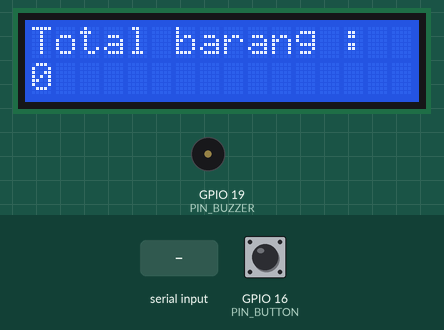
Recording of a sketch running on a simulated ESP32. On the bench: 16×2 character LCD, buzzer (waves = sounding). The inputs (shaded band) are chosen by the test bench; at power-on: GPIO 16 (PIN_BUTTON) HIGH. What the sketch prints to the serial monitor is not drawn.

Above: at 2.5 s.
2.6 s: "COUNT:90\n" received over Serial
At 2.7 s:
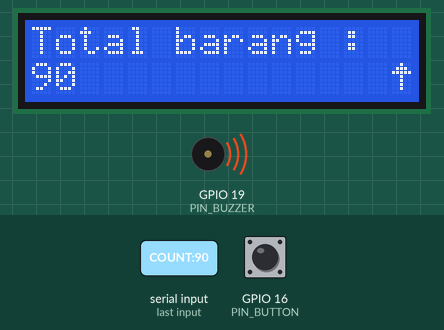
At 3.7 s:
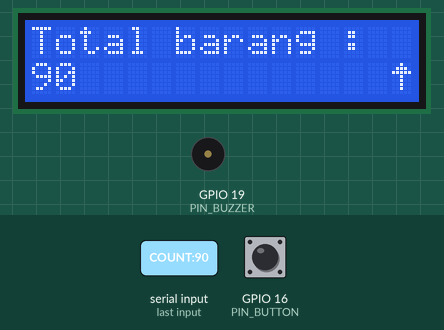
4.2 s: GPIO 16 (PIN_BUTTON) pulled LOW for 0.15 s
At 4.4 s:
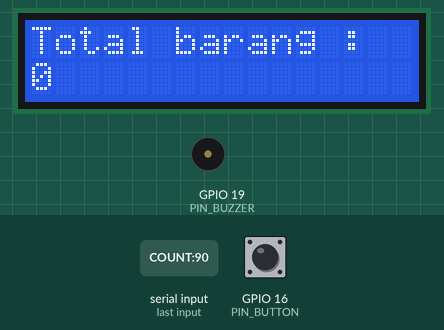
Timing chart, 0 to 7.2 s (numbered marks = the images above; inputs shaded):
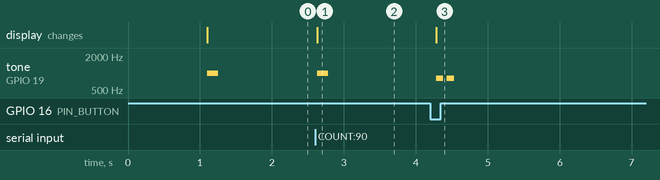

The sketch:

esp32_conveyor_counter.ino
```cpp
/*
 * Conveyor Item Counter - ESP32 Firmware FIXED
 * Wiring:
 * - LCD I2C  : SDA -> GPIO 21, SCL -> GPIO 22
 * - Buzzer   : GPIO 19
 * - Button   : GPIO 16 (INPUT_PULLUP)
 * Library: LiquidCrystal_I2C by Frank de Brabander
 */

#include <Wire.h>
#include <LiquidCrystal_I2C.h>

LiquidCrystal_I2C lcd(0x27, 16, 2);

const int PIN_BUZZER = 19;
const int PIN_BUTTON = 16;

int totalCount      = 0;
bool buttonPressed  = false;
unsigned long lastDebounce = 0;
int lastButtonState = HIGH;

String buf = "";

byte arrowUp[8] = {
  0b00100, 0b01110, 0b11111,
  0b00100, 0b00100, 0b00100,
  0b00100, 0b00000
};

void setup() {
  Serial.begin(115200);
  delay(1000);

  pinMode(PIN_BUZZER, OUTPUT);
  pinMode(PIN_BUTTON, INPUT_PULLUP);
  digitalWrite(PIN_BUZZER, LOW);

  Wire.begin(21, 22);
  lcd.init();
  lcd.backlight();
  lcd.createChar(0, arrowUp);

  updateLCD();

  tone(PIN_BUZZER, 1000, 150);
  delay(200);
  noTone(PIN_BUZZER);

  Serial.println("READY");
}

void loop() {
  // Baca serial byte per byte
  while (Serial.available()) {
    char c = Serial.read();
    if (c == '\n') {
      buf.trim();
      if (buf.length() > 0) {
        processCommand(buf);
      }
      buf = "";
    } else if (c != '\r') {
      buf += c;
    }
  }

  // Push button reset
  int reading = digitalRead(PIN_BUTTON);
  if (reading != lastButtonState) lastDebounce = millis();
  if ((millis() - lastDebounce) > 50) {
    if (reading == LOW && !buttonPressed) {
      buttonPressed = true;
      totalCount = 0;
      updateLCD();
      tone(PIN_BUZZER, 800, 100); delay(150);
      tone(PIN_BUZZER, 800, 100); delay(150);
      noTone(PIN_BUZZER);
      Serial.println("RESET:0");
    } else if (reading == HIGH) {
      buttonPressed = false;
    }
  }
  lastButtonState = reading;
}

void processCommand(String cmd) {
  Serial.print("RX: ");
  Serial.println(cmd);

  if (cmd.startsWith("COUNT:")) {
    int newCount = cmd.substring(6).toInt();
    if (newCount > totalCount) {
      totalCount = newCount;
      updateLCD();
      tone(PIN_BUZZER, 1000, 150);
      delay(200);
      noTone(PIN_BUZZER);
    } else if (newCount == 0) {
      totalCount = 0;
      updateLCD();
    }
    Serial.print("OK:");
    Serial.println(totalCount);
  }
}

void updateLCD() {
  lcd.setCursor(0, 0);
  lcd.print("Total barang :  ");
  lcd.setCursor(0, 1);
  String s = String(totalCount);
  lcd.print(s);
  for (int i = s.length(); i < 15; i++) lcd.print(" ");
  lcd.setCursor(15, 1);
  if (totalCount > 0) lcd.write(byte(0));
  else lcd.print(" ");
}
```

Measured:
- after the input at 2.6 s, tone on GPIO 19 (PIN_BUZZER): silent → 1000 Hz at once, → silent 0.15 s later; the display: changes at once (image 1)
- after the input at 4.2 s, tone on GPIO 19 (PIN_BUZZER): alternates 800 Hz for 0.10 s and silent for 0.05 s, 4 changes in all, then stays silent, starting after 0.08 s; the display: changes after 0.08 s (image 3)
